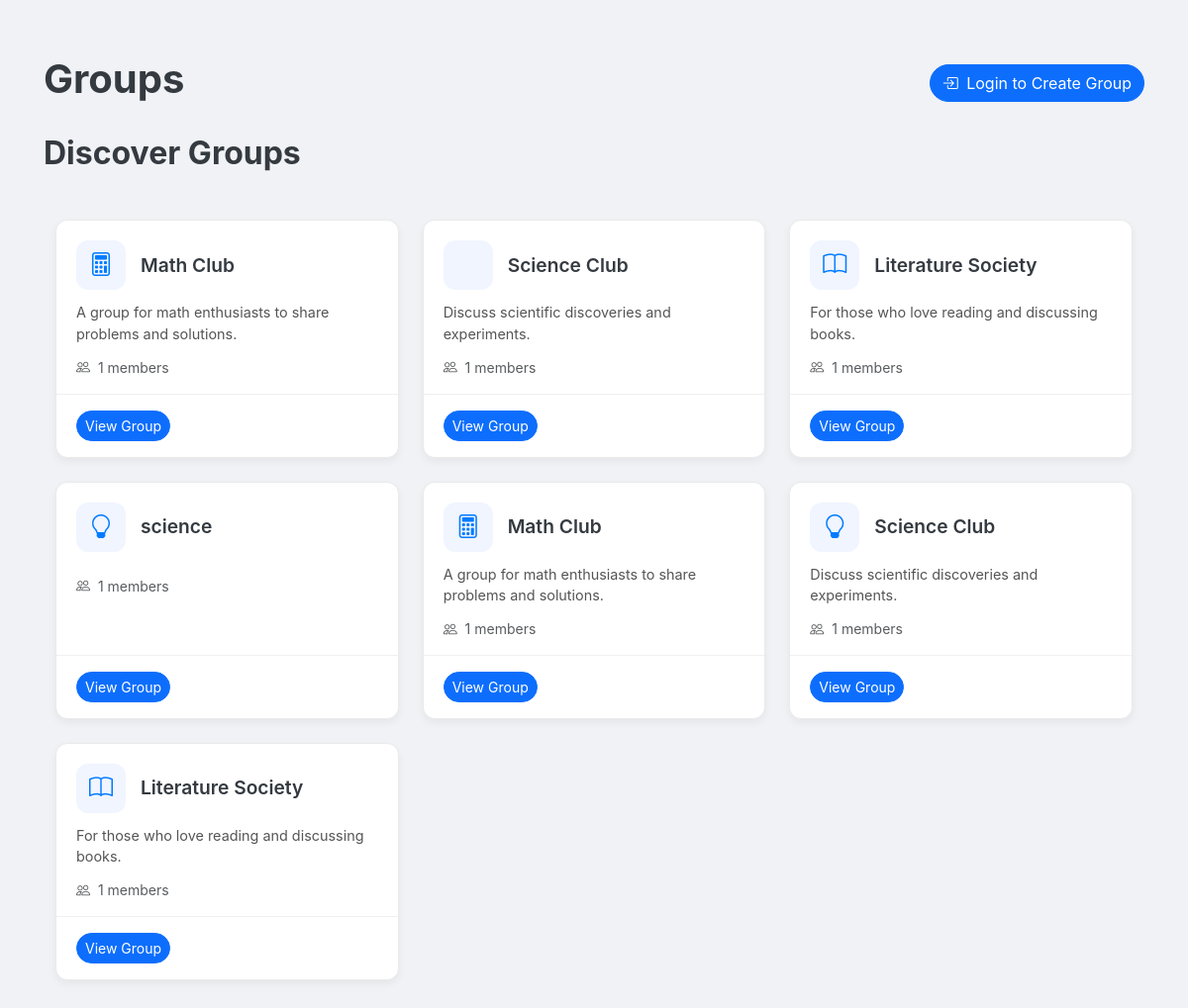
Screenshot of /groups with the database file from the repository.
### app.py (models this page shows, shortened)
class Group(db.Model):
    id = db.Column(db.String(36), primary_key=True, default=lambda: str(uuid.uuid4()))
    name = db.Column(db.String(100), nullable=False)
    description = db.Column(db.Text, nullable=True)
    icon = db.Column(db.String(50), nullable=False, default='people')
    created_at = db.Column(db.DateTime, default=get_est_time)
    created_by = db.Column(db.String(36), db.ForeignKey('user.id'), nullable=False)
    posts = db.relationship('GroupPost', backref='group', lazy=True)
    @property
    def members_count(self):
        return self.members.count()

### routes.py (the view)
@app.route('/groups')
def groups():
    all_groups = Group.query.all()
    user_groups = []
    other_groups = []
    if current_user.is_authenticated:
        for group in all_groups:
            if group.is_member(current_user):
                user_groups.append({
                    'id': group.id,
                    'name': group.name,
                    'icon': group.icon,
                    'members_count': group.members_count,
                    'description': group.description,
                    'is_admin': group.is_admin(current_user)
                })
            else:
                other_groups.append({
                    'id': group.id,
                    'name': group.name,
                    'icon': group.icon,
                    'members_count': group.members_count,
                    'description': group.description,
                    'is_admin': False
                })
    else:
        other_groups = [{
            'id': group.id,
            'name': group.name,
            'icon': group.icon,
            'members_count': group.members_count,
            'description': group.description,
            'is_admin': False
        } for group in all_groups]
    return render_template('groups.html', user_groups=user_groups, other_groups=other_groups)

### app.py (called while the page is built)
@app.context_processor
def inject_popular_groups():
    def get_popular_groups(limit=3):
        groups = Group.query.all()
        groups_sorted = sorted(
            groups,
            key=lambda g: g.members.count(),  # This properly counts the members
            reverse=True
        )
        return groups_sorted[:limit]
    return dict(get_popular_groups=get_popular_groups)

### templates/groups.html (shortened to what this page needs)
{% extends "base.html" %}
{% block content %}
<div class="container py-4">
    <div class="d-flex justify-content-between align-items-center mb-4">
        <h1 class="fw-bold">Groups</h1>
        {% if current_user.is_authenticated %}
        <button type="button" class="btn btn-primary rounded-pill" data-bs-toggle="modal" data-bs-target="#createGroupModal">
            <i class="bi bi-plus-circle me-1"></i> Create Group
        </button>
        {% else %}
        <a href="{{ url_for('login') }}" class="btn btn-primary rounded-pill">
            <i class="bi bi-box-arrow-in-right me-1"></i> Login to Create Group
        </a>
        {% endif %}
    </div>
    <section>
        <h2 class="mb-4 fw-bold">Discover Groups</h2>
        {% if not other_groups %}
        <div class="card rounded-3 shadow-sm">
            <div class="card-body text-center py-5">
                <i class="bi bi-search fs-1 text-muted mb-3"></i>
                <h5>No groups found</h5>
                <p class="text-muted">
                    {% if current_user.is_authenticated %}
                    Create your own group or check back later!
                    {% else %}
                    Login to create your own group or check back later!
                    {% endif %}
                </p>
            </div>
        </div>
        {% else %}
        <div class="row g-4">
            {% for group in other_groups %}
            <div class="col-md-4 col-lg-4">
                <div class="group-card">
                    <div class="group-card-header">
                        <div class="icon-wrapper">
                            <i class="bi bi-{{ group.icon }}"></i>
                        </div>
                        <h3 class="group-title">{{ group.name }}</h3>
                    </div>
                    <div class="group-card-body">
                        <p class="group-description">{{ group.description }}</p>
                        <p class="text-muted small"><i class="bi bi-people me-1"></i> {{ group.members_count }} members</p>
                    </div>
                    <div class="group-card-footer">
                        <a href="{{ url_for('group_detail', group_id=group.id) }}" class="btn btn-primary btn-sm rounded-pill">View Group</a>
                    </div>
                </div>
            </div>
            {% endfor %}
        </div>
        {% endif %}
    </section>
</div>
{% endblock %}

### templates/base.html (shortened to what this page needs)
<!DOCTYPE html>
<html lang="en">
<head>
    <link href="https://cdn.jsdelivr.net/npm/bootstrap@5.3.0-alpha1/dist/css/bootstrap.min.css" rel="stylesheet">
    <link rel="stylesheet" href="https://cdn.jsdelivr.net/npm/bootstrap-icons@1.8.0/font/bootstrap-icons.css">
    <link rel="stylesheet" href="{{ url_for('static', filename='css/style.css') }}">
</head>
<body>
    <div class="container-fluid">
        <div class="row">
            <div class="col-md-{% if current_user.is_authenticated %}6{% else %}12{% endif %} col-lg-{% if current_user.is_authenticated %}7{% else %}12{% endif %} main-content">
                {% block content %}{% endblock %}
            </div>
        </div>
    </div>
</body>
</html>

### static/css/style.css (style rules this page uses)
:root { --primary-color: #007bff; --secondary-color: #f0f5ff; --dark-color: #343a40; --light-color: #f8f9fa; --gray-color: #6c757d; --gray-light-color: #e9ecef; --success-color: #28a745; --danger-color: #dc3545; --border-radius: 0.375rem; --box-shadow: 0 0.125rem 0.25rem rgba(0, 0, 0, 0.075); --transition: all 0.3s ease; --upvote-color: #FF4500; --downvote-color: #7193FF; }
body { font-family: 'Inter', -apple-system, BlinkMacSystemFont, 'Segoe UI', Roboto, Oxygen, Ubuntu, Cantarell, 'Open Sans', 'Helvetica Neue', sans-serif; background-color: #f8f9fa; color: var(--dark-color); }
a { text-decoration: none; color: var(--primary-color); }
.container-fluid { padding: 0; }
.row { margin: 0; }
.main-content { padding: 2rem; background-color: #f0f2f5; min-height: 100vh; }
.group-card { background-color: white; border-radius: 12px; box-shadow: 0 4px 8px rgba(0, 0, 0, 0.05); transition: all 0.3s ease; overflow: hidden; height: 100%; display: flex; flex-direction: column; border: 1px solid #eaeaea; }
.group-card-header { padding: 1.25rem 1.25rem 0.75rem; display: flex; align-items: center; flex-wrap: wrap; }
.icon-wrapper { width: 50px; height: 50px; border-radius: 12px; background-color: var(--secondary-color); display: flex; align-items: center; justify-content: center; margin-right: 15px; }
.icon-wrapper i { font-size: 1.5rem; color: var(--primary-color); }
.group-title { font-size: 1.2rem; font-weight: 600; margin: 0; flex: 1; }
.group-card-body { padding: 0 1.25rem; flex: 1; }
.group-description { font-size: 0.9rem; color: #555; margin-bottom: 0.75rem; display: -webkit-box; -webkit-line-clamp: 3; -webkit-box-orient: vertical; overflow: hidden; line-height: 1.5; }
.group-card-footer { padding: 1rem 1.25rem; border-top: 1px solid #f0f0f0; display: flex; justify-content: space-between; align-items: center; }

### rows the page displays
Group: name "Math Club", description "A group for math enthusiasts to share problems and solutions.", members_count "1"
Group: name "Science Club", description "Discuss scientific discoveries and experiments.", members_count "1"
Group: name "Literature Society", description "For those who love reading and discussing books.", members_count "1"
Group: name "science", members_count "1"
Group: name "Math Club", description "A group for math enthusiasts to share problems and solutions.", members_count "1"
Group: name "Science Club", description "Discuss scientific discoveries and experiments.", members_count "1"
Group: name "Literature Society", description "For those who love reading and discussing books.", members_count "1"
